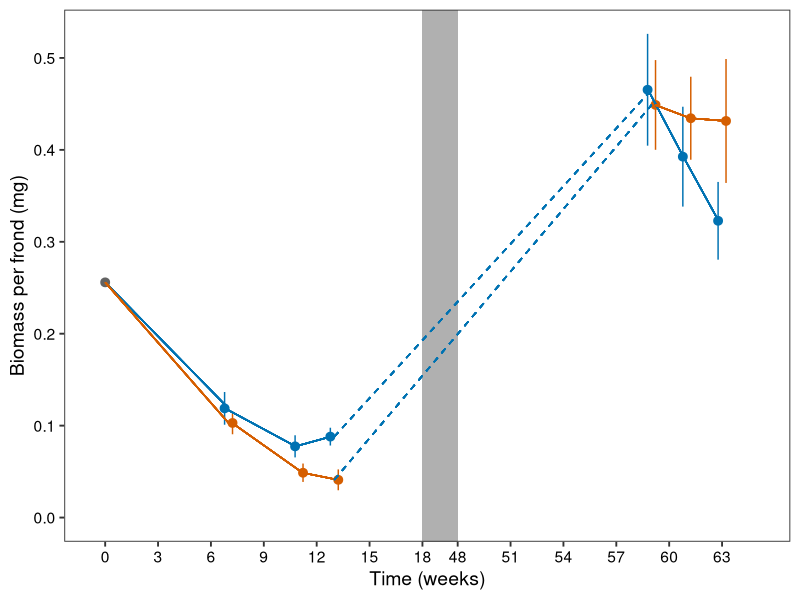
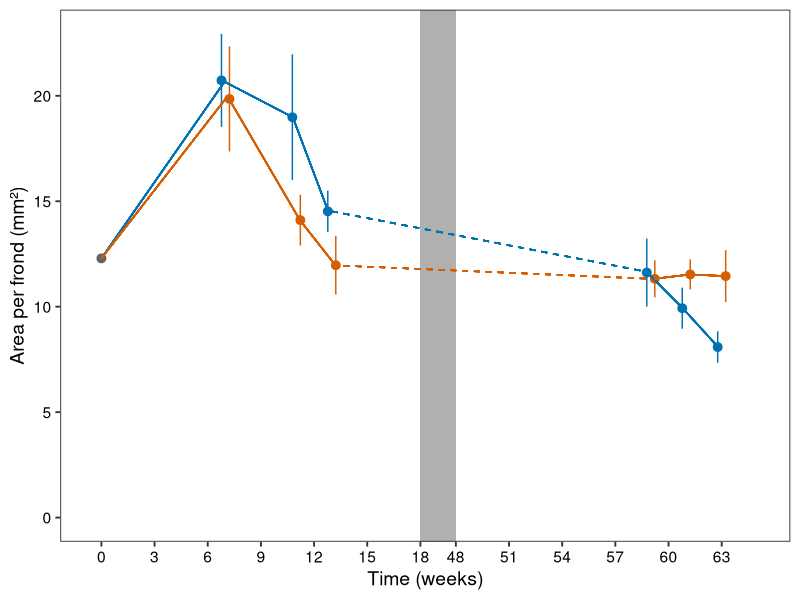

Generate these figures, in order, with R:
## ---- chunk 1
library(dplyr)
library(ggplot2)
library(plotrix)   
library(lme4)
library(car)
## ---- chunk 2
df <- read.table("morphology_data.txt", sep = "\t", header = T)

mdata.plot <- df %>% group_by(year, timepoint, treatment) %>% dplyr::summarise(area_av = mean(area_fr),
                                                                        area_se = std.error(area_fr),
                                                                        weight_av = mean(biomass_fr),
                                                                        weight_se = std.error(biomass_fr))


transform_x <- function(x) {
  ifelse(x < 18, x,  # Normal spacing before 18
         ifelse(x >= 18 & x <= 48, 18 + (x - 18) / 15,  # Compression for 18-48
                18 + (48 - 18) / 15 + (x - 48) * 1))  # Smooth continuation after 48
}
## ---- chunk 3
pxS2A <- ggplot(mdata.plot, aes(x = transform_x(timepoint), y = weight_av, color = treatment)) +
  theme_bw(base_size = 14) +
  geom_pointrange(aes(ymin = weight_av - weight_se, ymax = weight_av + weight_se), position = position_dodge(0.9)) +
  theme(axis.title.x = element_text(color = "black"),
        axis.text.x = element_text(color = "black"),
        axis.text.y = element_text(color = "black"),
        axis.title.y = element_text(color = "black"),
        panel.grid = element_blank(),
        legend.position = "none",
        plot.title = element_text(hjust = 0.5)) +
  scale_color_manual(name = "Legend", values = c("#636363", "#0072B2", "#D55E00"),
                     labels = c("starting", "control", "herbivory"),
                     breaks = c("starting", "control", "herbivory")) +
  scale_x_continuous(
    breaks = transform_x(c(0, 3, 6, 9, 12, 15, 18, 48, 51, 54, 57, 60, 63)),  # Transform the breaks
    labels = c("0", "3", "6", "9", "12", "15", "18", "48", "51", "54", "57", "60", "63")  # Labels remain original
  ) +
  expand_limits(x = c(0, transform_x(65)), y = 0) +
  
  # Grey area for compressed section
  geom_rect(aes(xmin = transform_x(18), xmax = transform_x(48), ymin = -Inf, ymax = Inf), 
            fill = "#B0B0B0", color = "transparent", inherit.aes = FALSE) +
  
  # Add geom_segment layers
  geom_segment(data = mdata.plot,
               aes(x = transform_x(0), xend = transform_x(7),
                   y = weight_av[mdata.plot$treatment == "starting" & mdata.plot$timepoint == 0],
                   yend = weight_av[mdata.plot$treatment == "control" & mdata.plot$timepoint == 7]),
               color = "#0072B2") +
  
  geom_segment(data = mdata.plot,
               aes(x = transform_x(0), xend = transform_x(7),
                   y = weight_av[mdata.plot$treatment == "starting" & mdata.plot$timepoint == 0],
                   yend = weight_av[mdata.plot$treatment == "herbivory" & mdata.plot$timepoint == 7]),
               color = "#D55E00") +

  geom_segment(data = mdata.plot,
               aes(x = transform_x(7) - 0.2, xend = transform_x(11) - 0.2,
                   y = weight_av[treatment == "control" & timepoint == 7],
                   yend = weight_av[treatment == "control" & timepoint == 11]),
               color = "#0072B2") +
  geom_segment(data = mdata.plot,
               aes(x = transform_x(11) - 0.2, xend = transform_x(13) - 0.2,
                   y = weight_av[treatment == "control" & timepoint == 11],
                   yend = weight_av[treatment == "control" & timepoint == 13]),
               color = "#0072B2") +
  
  geom_segment(data = mdata.plot,
               aes(x = transform_x(7) + 0.2, xend = transform_x(11) + 0.2,
                   y = weight_av[treatment == "herbivory" & timepoint == 7],
                   yend = weight_av[treatment == "herbivory" & timepoint == 11]),
               color = "#D55E00") +
  geom_segment(data = mdata.plot,
               aes(x = transform_x(11) + 0.2, xend = transform_x(13) + 0.2,
                   y = weight_av[treatment == "herbivory" & timepoint == 11],
                   yend = weight_av[treatment == "herbivory" & timepoint == 13]),
               color = "#D55E00") +
  
  geom_segment(aes(x = transform_x(13), xend = transform_x(59),
                   y = weight_av[mdata.plot$treatment == "control" & mdata.plot$timepoint == 13],
                   yend = weight_av[mdata.plot$treatment == "control" & mdata.plot$timepoint == 59]),
               color = "#0072B2", linetype = "dashed") +
  
  geom_segment(aes(x = transform_x(13), xend = transform_x(59),
                   y = weight_av[mdata.plot$treatment == "herbivory" & mdata.plot$timepoint == 13],
                   yend = weight_av[mdata.plot$treatment == "herbivory" & mdata.plot$timepoint == 59]),
               color = "#0072B2", linetype = "dashed") +
  
  geom_segment(data = mdata.plot,
               aes(x = transform_x(59) - 0.2, xend = transform_x(61) - 0.2,
                   y = weight_av[treatment == "control" & timepoint == 59],
                   yend = weight_av[treatment == "control" & timepoint == 61]),
               color = "#0072B2") +
  geom_segment(data = mdata.plot,
               aes(x = transform_x(61) - 0.2, xend = transform_x(63) - 0.2,
                   y = weight_av[treatment == "control" & timepoint == 61],
                   yend = weight_av[treatment == "control" & timepoint == 63]),
               color = "#0072B2") +
  
  geom_segment(data = mdata.plot,
               aes(x = transform_x(59) + 0.2, xend = transform_x(61) + 0.2,
                   y = weight_av[treatment == "herbivory" & timepoint == 59],
                   yend = weight_av[treatment == "herbivory" & timepoint == 61]),
               color = "#D55E00") +
  geom_segment(data = mdata.plot,
               aes(x = transform_x(61) + 0.2, xend = transform_x(63) + 0.2,
                   y = weight_av[treatment == "herbivory" & timepoint == 61],
                   yend = weight_av[treatment == "herbivory" & timepoint == 63]),
               color = "#D55E00") +
  
  labs(x = "Time (weeks)",
       y = "Biomass per frond (mg)")

pxS2A
## ---- chunk 4
df1 <- df %>%
  filter(timepoint %in% c(7, 11, 13))

model <- lmer(biomass_fr ~ treatment + (1|timepoint)+ (1|pond), data = df1)
Anova(model,test="F")


df2 <- df %>%
  filter(timepoint %in% c(59, 61, 63))

model <- lmer(biomass_fr ~ treatment + (1|timepoint)+ (1|pond), data = df2)
Anova(model,test="F")
## ---- chunk 5
pxS2B <- ggplot(mdata.plot, aes(x = transform_x(timepoint), y = area_av, color = treatment)) +
  theme_bw(base_size = 14) +
  geom_pointrange(aes(ymin = area_av - area_se, ymax = area_av + area_se), position = position_dodge(0.9)) +
  theme(axis.title.x = element_text(color = "black"),
        axis.text.x = element_text(color = "black"),
        axis.text.y = element_text(color = "black"),
        axis.title.y = element_text(color = "black"),
        panel.grid = element_blank(),
        legend.position = "none",
        plot.title = element_text(hjust = 0.5)) +
  scale_color_manual(name = "Legend", values = c("#636363", "#0072B2", "#D55E00"),
                     labels = c("starting", "control", "herbivory"),
                     breaks = c("starting", "control", "herbivory")) +
  scale_x_continuous(
    breaks = transform_x(c(0, 3, 6, 9, 12, 15, 18, 48, 51, 54, 57, 60, 63)),  # Transform the breaks
    labels = c("0", "3", "6", "9", "12", "15", "18", "48", "51", "54", "57", "60", "63")  # Labels remain original
  ) +
  expand_limits(x = c(0, transform_x(65)), y = 0) +
  
  # Grey area for compressed section
  geom_rect(aes(xmin = transform_x(18), xmax = transform_x(48), ymin = -Inf, ymax = Inf), 
            fill = "#B0B0B0", color = "transparent", inherit.aes = FALSE) +
  
  # Add geom_segment layers
  
  geom_segment(aes(x = transform_x(0), xend = transform_x(7),
                   y = area_av[mdata.plot$treatment == "starting" & mdata.plot$timepoint == 0],
                   yend = area_av[mdata.plot$treatment == "control" & mdata.plot$timepoint == 7]),
               color = "#0072B2") +
  
  geom_segment(aes(x = transform_x(0), xend = transform_x(7),
                   y = area_av[mdata.plot$treatment == "starting" & mdata.plot$timepoint == 0],
                   yend = area_av[mdata.plot$treatment == "herbivory" & mdata.plot$timepoint == 7]),
               color = "#D55E00") +
  
  geom_segment(data = mdata.plot,
               aes(x = transform_x(7) - 0.2, xend = transform_x(11) - 0.2,
                   y = area_av[treatment == "control" & timepoint == 7],
                   yend = area_av[treatment == "control" & timepoint == 11]),
               color = "#0072B2") +
  geom_segment(data = mdata.plot,
               aes(x = transform_x(11) - 0.2, xend = transform_x(13) - 0.2,
                   y = area_av[treatment == "control" & timepoint == 11],
                   yend = area_av[treatment == "control" & timepoint == 13]),
               color = "#0072B2") +
  
  geom_segment(data = mdata.plot,
               aes(x = transform_x(7) + 0.2, xend = transform_x(11) + 0.2,
                   y = area_av[treatment == "herbivory" & timepoint == 7],
                   yend = area_av[treatment == "herbivory" & timepoint == 11]),
               color = "#D55E00") +
  geom_segment(data = mdata.plot,
               aes(x = transform_x(11) + 0.2, xend = transform_x(13) + 0.2,
                   y = area_av[treatment == "herbivory" & timepoint == 11],
                   yend = area_av[treatment == "herbivory" & timepoint == 13]),
               color = "#D55E00") +
  
  geom_segment(aes(x = transform_x(13), xend = transform_x(59),
                   y = area_av[mdata.plot$treatment == "control" & mdata.plot$timepoint == 13],
                   yend = area_av[mdata.plot$treatment == "control" & mdata.plot$timepoint == 59]),
               color = "#0072B2", linetype = "dashed") +
  
  geom_segment(aes(x = transform_x(13), xend = transform_x(59),
                   y = area_av[mdata.plot$treatment == "herbivory" & mdata.plot$timepoint == 13],
                   yend = area_av[mdata.plot$treatment == "herbivory" & mdata.plot$timepoint == 59]),
               color = "#D55E00", linetype = "dashed") +
  
  geom_segment(data = mdata.plot,
               aes(x = transform_x(59) - 0.2, xend = transform_x(61) - 0.2,
                   y = area_av[treatment == "control" & timepoint == 59],
                   yend = area_av[treatment == "control" & timepoint == 61]),
               color = "#0072B2") +
  geom_segment(data = mdata.plot,
               aes(x = transform_x(61) - 0.2, xend = transform_x(63) - 0.2,
                   y = area_av[treatment == "control" & timepoint == 61],
                   yend = area_av[treatment == "control" & timepoint == 63]),
               color = "#0072B2") +
  
  geom_segment(data = mdata.plot,
               aes(x = transform_x(59) + 0.2, xend = transform_x(61) + 0.2,
                   y = area_av[treatment == "herbivory" & timepoint == 59],
                   yend = area_av[treatment == "herbivory" & timepoint == 61]),
               color = "#D55E00") +
  geom_segment(data = mdata.plot,
               aes(x = transform_x(61) + 0.2, xend = transform_x(63) + 0.2,
                   y = area_av[treatment == "herbivory" & timepoint == 61],
                   yend = area_av[treatment == "herbivory" & timepoint == 63]),
               color = "#D55E00") +
  
  labs(x = "Time (weeks)",
       y = "Area per frond (mm²)")

pxS2B
## ---- chunk 6

df1 <- df %>%
  filter(timepoint %in% c(7, 11, 13))

model <- lmer(area_fr ~ treatment + (1|timepoint) + (1|pond), data = df1)
Anova(model,test="F")


df2 <- df %>%
  filter(timepoint %in% c(59, 61, 63))

model <- lmer(area_fr ~ treatment + (1|timepoint) + (1|pond), data = df2)
Anova(model,test="F")
